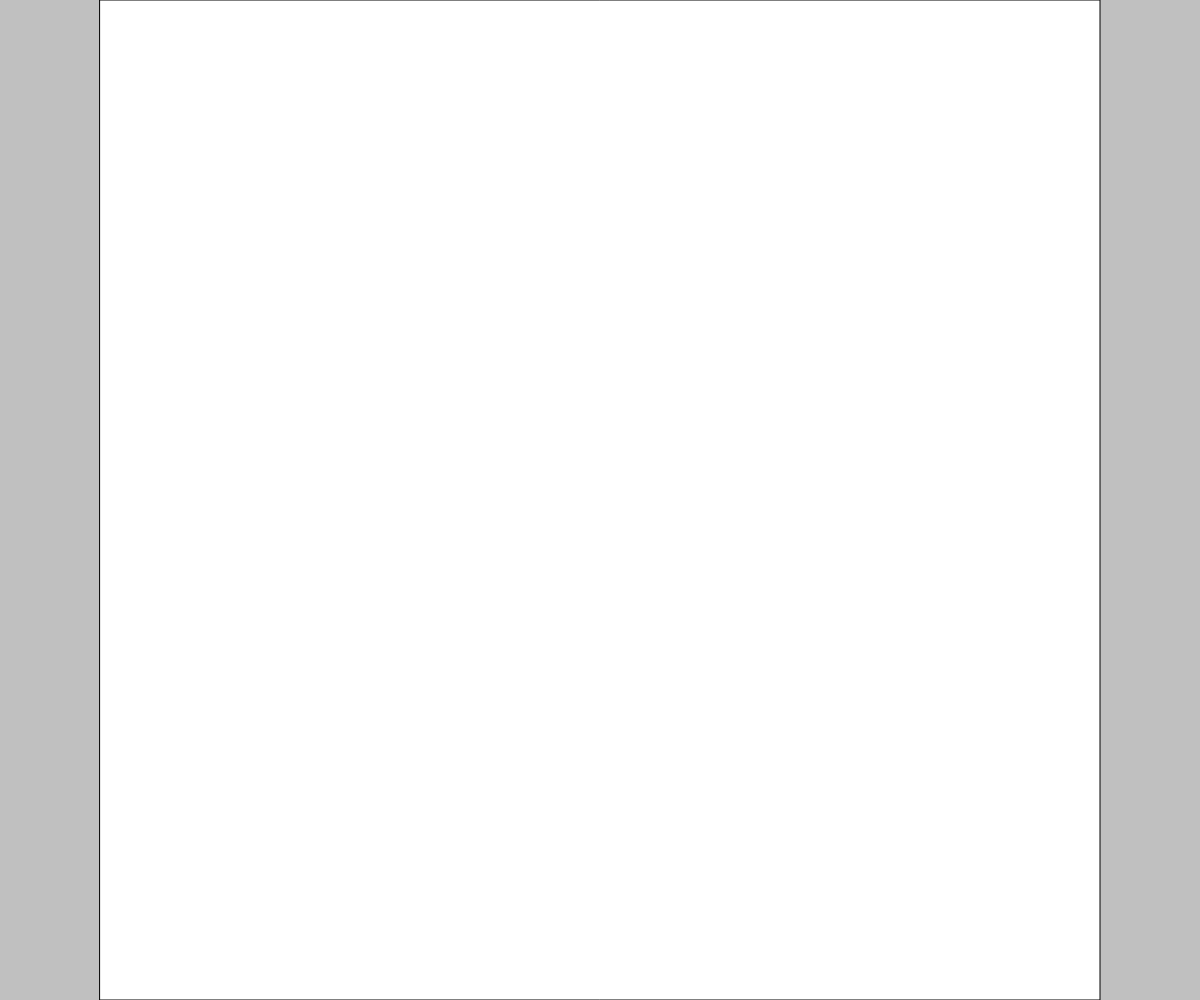
Frame 1 (no input)
Frame 60 (no input): identical to frame 1, image omitted
Frame 120 (the mouse pressed at the canvas centre since frame 60): identical to frame 1, image omitted

The p5.js sketch that drew this single still picture (run headless with seeded random() and noise() and a simulated clock; from frame 60 on, the mouse is pressed at the canvas centre):

// p5.js sketch
// ── sketch.js
var offsetX, offsetY, sqSide;

function setup() {
  createCanvas(windowWidth, windowHeight);
  windowResized();
}

function draw() {
  background(192);
  push();
  translate(offsetX, offsetY);
  rect(0, 0, sqSide, sqSide);
  pop();
}

// Fullscreen code taken from @takawo
function mousePressed() {
  let fs = fullscreen();
  fullscreen(!fs);
  if (fs) {
    cursor();
  } else {
    noCursor();
  }
}

function windowResized() {
  resizeCanvas(windowWidth, windowHeight);
  sqSide = min(windowHeight, windowWidth);
  offsetX = (windowWidth - sqSide) / 2;
  offsetY = (windowHeight - sqSide) / 2;
}
